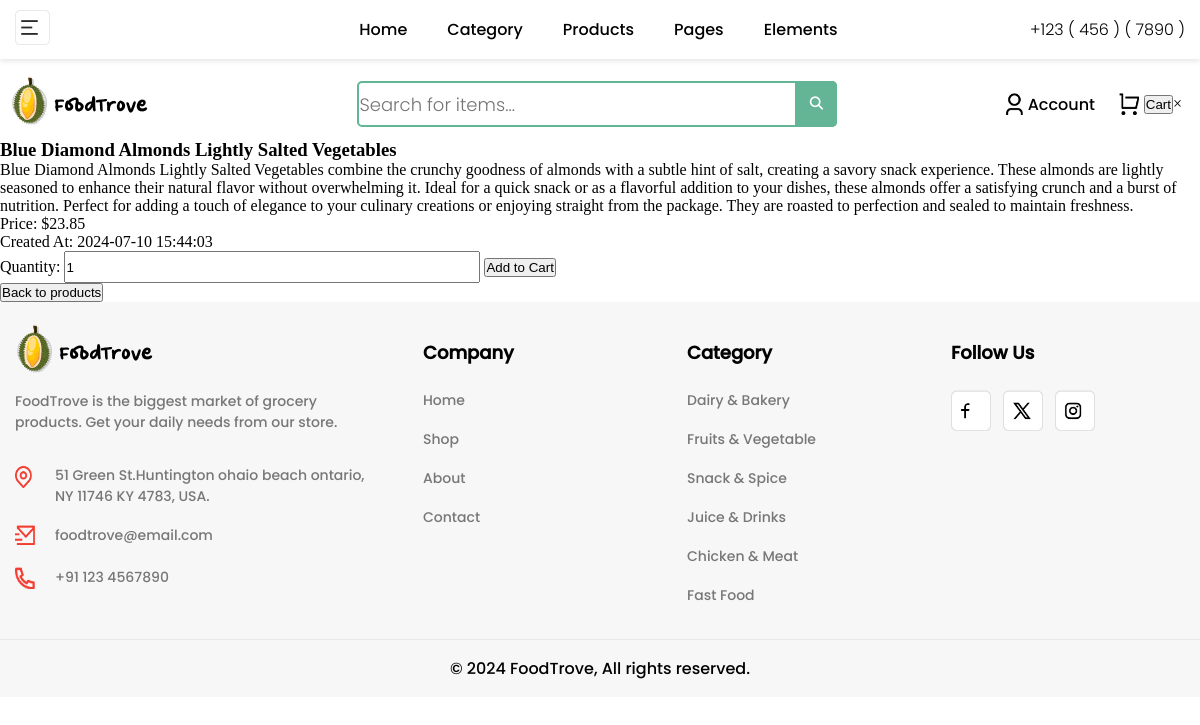
The page /products/product_view.php?id=3 on the database its author committed.
### tables this page shows
CREATE TABLE products (
    id INT AUTO_INCREMENT PRIMARY KEY,
    name VARCHAR(100) NOT NULL,
    description TEXT NOT NULL,
    img_link VARCHAR(255) DEFAULT NULL,
    price DECIMAL(10, 2) NOT NULL,
    created_at TIMESTAMP DEFAULT CURRENT_TIMESTAMP
);

### products/product_view.php (the view, shortened to what this page needs)
<?php
include '../includes/header.php';
include '../includes/db.php';
$productId = $_GET['id'];
$sql = "SELECT * FROM products WHERE id = ?";
$stmt = $pdo->prepare($sql);
$stmt->execute([$productId]);
$product = $stmt->fetch();
if ($product):
?>
<div class="cart">
    <div class="cart-item">
        <h3><?php echo $product['name']; ?></h3>
        <p><?php echo $product['description']; ?></p>
        <p>Price: $<?php echo $product['price']; ?></p>
        <p>Created At: <?php echo $product['created_at']; ?></p>
        <form action="/cart/add.php" method="POST">
            <label for="quantity">Quantity:</label>
            <input type="number" id="quantity" name="quantity" min="1" max="20" value="1">
            <button type="submit">Add to Cart</button>
        </form>
    </div>
</div>
<button onclick="history.back()">Back to products</button>
<?php
else:
    echo "Product not found.";
endif;
include '../includes/footer.php';
?>

### assets/css/main.css (style rules this page uses)
:root { --main-font-family: 'Poppins', sans-serif; --light-font-family: 'LightPoppins', sans-serif; --bold-font-family: 'BoldPoppins', sans-serif; --second-font-family: 'QuickSand', sans-serif; --main-background-color: #F7F7F8; --second-font-family-bold: 'QuickSandBold', sans-serif; --hover-button-color: #f42618; --button-color: #F53E32; }

### assets/css/footer.css (style rules this page uses)
* { margin: 0; padding: 0; box-sizing: border-box; }
input { height: 32px; width: 416px; }

### rows shown on the page
products: name "Blue Diamond Almonds Lightly Salted Vegetables", description "Blue Diamond Almonds Lightly Salted Vegetables combine the crunchy goodness of almonds with a subtle hint of salt, creating a savory snack experience. These almonds are lightly seasoned to enhance their natural flavor without overwhelming it. Ideal for a quick snack or as a flavorful addition to your dishes, these almonds offer a satisfying crunch and a burst of nutrition. Perfect for adding a touch of elegance to your culinary creations or enjoying straight from the package. They are roasted to perfection and sealed to maintain freshness.", price "23.85", created_at "2024-07-10 15:44:03"
